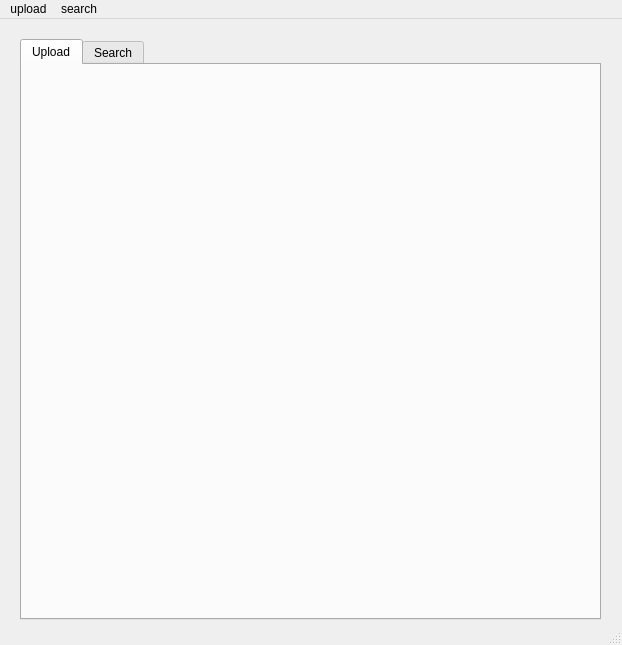
<?xml version="1.0" encoding="UTF-8"?>
<ui version="4.0">
 <class>MainWindow</class>
 <widget class="QMainWindow" name="MainWindow">
  <property name="geometry">
   <rect>
    <x>0</x>
    <y>0</y>
    <width>622</width>
    <height>645</height>
   </rect>
  </property>
  <property name="windowTitle">
   <string>MainWindow</string>
  </property>
  <widget class="QWidget" name="centralwidget">
   <widget class="QTabWidget" name="tabWidget">
    <property name="geometry">
     <rect>
      <x>20</x>
      <y>20</y>
      <width>581</width>
      <height>581</height>
     </rect>
    </property>
    <property name="currentIndex">
     <number>0</number>
    </property>
    <widget class="QWidget" name="upload_tab">
     <attribute name="title">
      <string>Upload</string>
     </attribute>
     <widget class="QWidget" name="verticalLayoutWidget">
      <property name="geometry">
       <rect>
        <x>10</x>
        <y>10</y>
        <width>551</width>
        <height>531</height>
       </rect>
      </property>
      <layout class="QVBoxLayout" name="verticalLayout"/>
     </widget>
    </widget>
    <widget class="QWidget" name="search_tab">
     <attribute name="title">
      <string>Search</string>
     </attribute>
    </widget>
   </widget>
  </widget>
  <widget class="QMenuBar" name="menubar">
   <property name="geometry">
    <rect>
     <x>0</x>
     <y>0</y>
     <width>622</width>
     <height>21</height>
    </rect>
   </property>
   <widget class="QMenu" name="menuwhat_is_this">
    <property name="title">
     <string>upload</string>
    </property>
   </widget>
   <widget class="QMenu" name="menusearch">
    <property name="title">
     <string>search</string>
    </property>
   </widget>
   <addaction name="menuwhat_is_this"/>
   <addaction name="menusearch"/>
  </widget>
  <widget class="QStatusBar" name="statusbar"/>
 </widget>
 <resources/>
 <connections/>
</ui>
